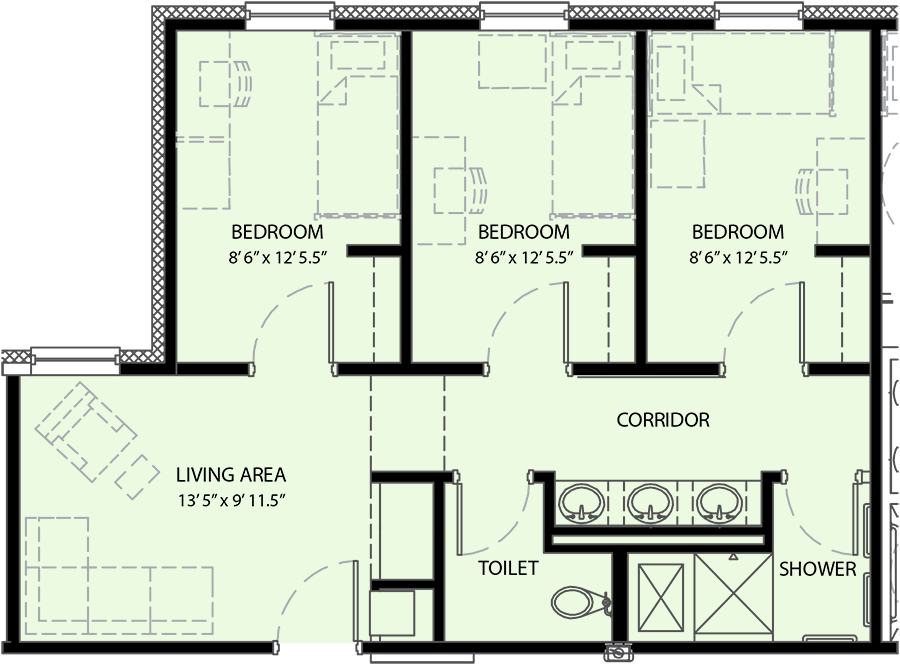
#> input picture images/FloorPlan6.png, 900 x 665 px, found by its file name
$ python Test.py
#> lines starting #> are read from the running program, lines starting #| are printed output that depends on the picture; after the words box and inside, x2 and y2 are one past the last pixel; in counts of white or black regions, pixels touching at a corner belong together
import numpy as np
import cv2


def skeleton(img):
    size = np.size(img)
    skel = np.zeros(img.shape, np.uint8)
    element = cv2.getStructuringElement(cv2.MORPH_CROSS, (2, 2))
    done = False

    while not done:
        eroded = cv2.erode(img, element)
        temp = cv2.dilate(eroded, element)
        temp = cv2.subtract(img, temp)
        skel = cv2.bitwise_or(skel, temp)
        img = eroded.copy()

        zeros = size - cv2.countNonZero(img)
        if zeros == size:
            done = True

        return skel


def dist(vertex1, vertex2):
    distance = (sum(np.absolute(vertex1 - vertex2) ** 2)) ** .5
    return distance


img = cv2.imread('K:\FloorplanToJson\images\FloorPlan6.png')
#> img is the input picture: shape (665, 900, 3); mean B, G, R 200.6, 217.4, 207.9
img1 = cv2.cvtColor(img, cv2.COLOR_BGR2GRAY)
ret, img2 = cv2.threshold(img1, 70, 255, cv2.THRESH_BINARY_INV)
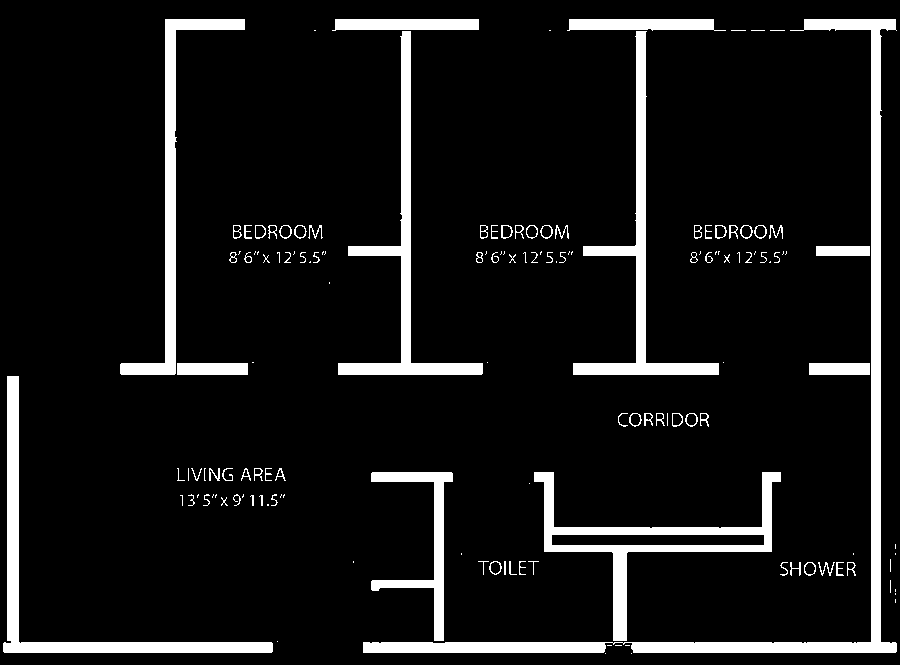
#> img2: shape (665, 900); 8.9% white; 146 white regions (61 under 20 px), largest, box (x1, y1, x2, y2) and area: (363, 19, 897, 653) 12718, (3, 376, 273, 653) 6148, (534, 472, 781, 641) 6114

element = cv2.getStructuringElement(cv2.MORPH_RECT, (2, 2))

# Erosion to remove noise
img3 = cv2.erode(img2, element, iterations=1)
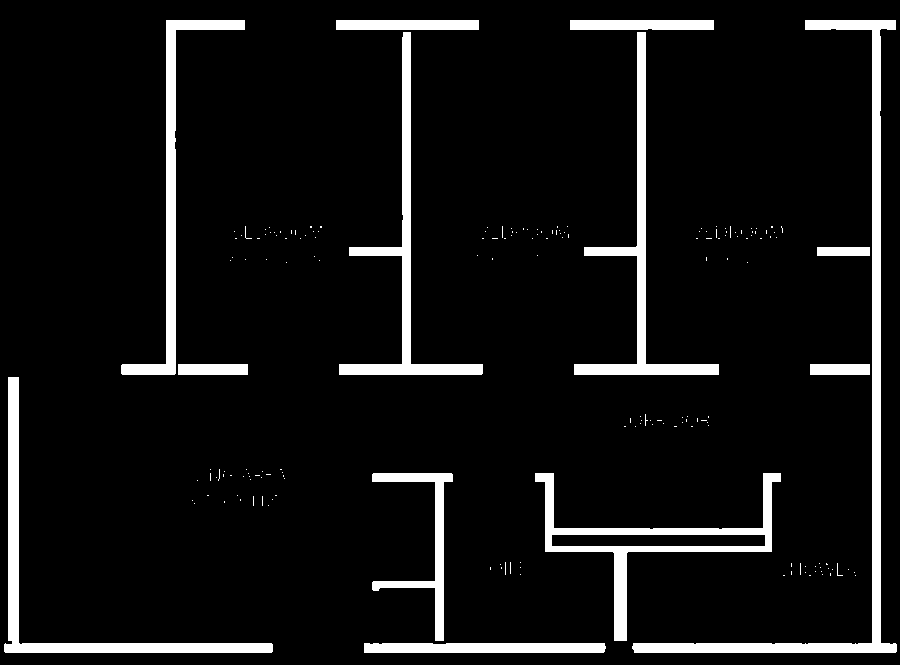
#> img3: shape (665, 900); 7.5% white; 185 white regions (172 under 20 px), largest, box (x1, y1, x2, y2) and area: (632, 20, 897, 653) 9025, (4, 377, 273, 653) 5596, (535, 473, 781, 641) 5419

# Closing to fill small holes inside foreground
kernel = np.ones((5, 5), np.uint8)
img4 = cv2.morphologyEx(img3, cv2.MORPH_CLOSE, kernel)
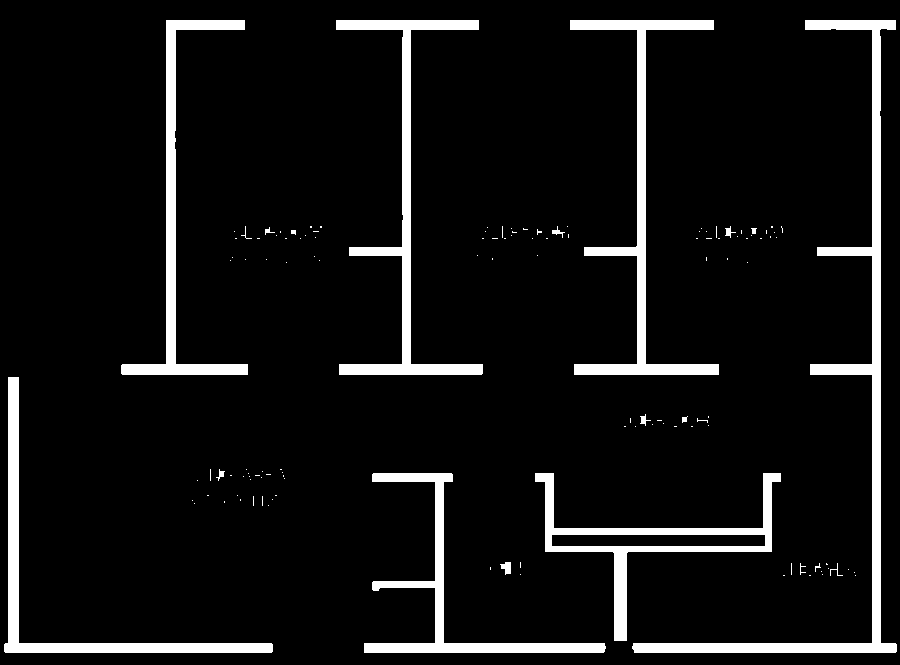
#> img4: shape (665, 900); 7.6% white; 129 white regions (110 under 20 px), largest, box (x1, y1, x2, y2) and area: (632, 20, 897, 653) 10220, (570, 20, 719, 375) 6519, (336, 20, 483, 375) 6484

# Thin the image
kernel = np.ones((2, 2), np.uint8)
img5 = cv2.erode(img4, kernel, iterations=2)
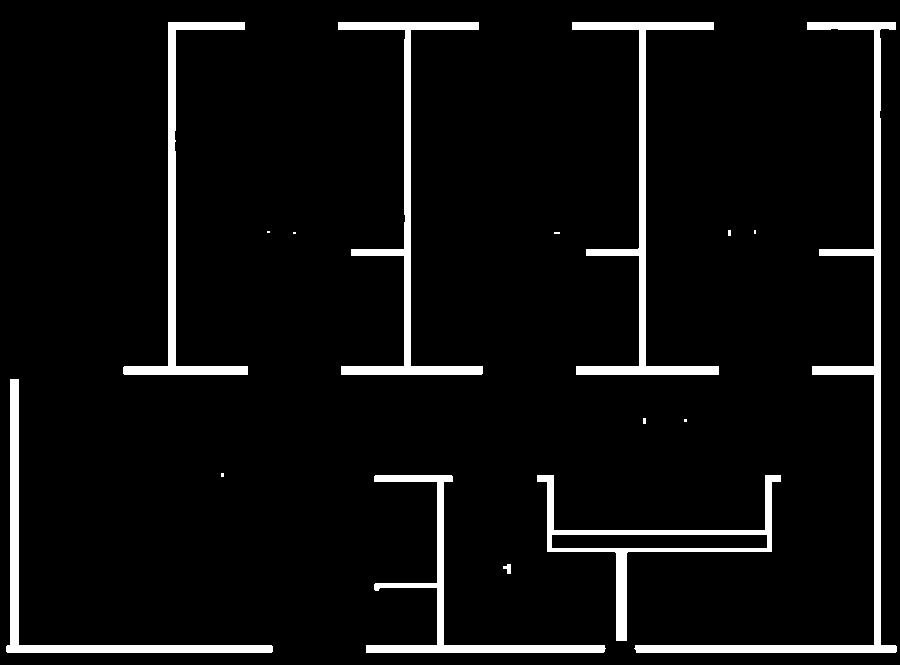
#> img5: shape (665, 900); 5.9% white; 16 white regions (8 under 20 px), largest, box (x1, y1, x2, y2) and area: (634, 22, 897, 653) 8022, (572, 22, 719, 375) 5147, (338, 22, 483, 375) 5112

# Obtain image skeleton
img6 = skeleton(img5)
#> in skeleton, `size = np.size(img)`: size = 598500
#> the loop in skeleton, `while not done:` made 1 pass
#> zeros on pass 1: 568011
#> pass 1, in skeleton, `eroded = cv2.erode(img, element)`:
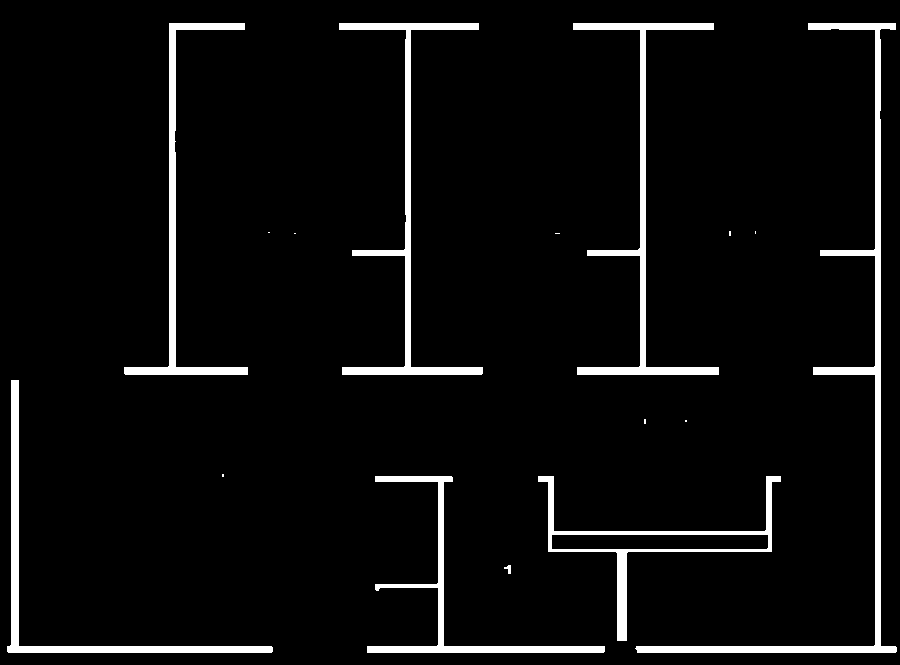
#> eroded: shape (665, 900); 5.1% white; 16 white regions (8 under 20 px), largest, box (x1, y1, x2, y2) and area: (635, 23, 897, 653) 6930, (573, 23, 719, 375) 4467, (339, 23, 483, 375) 4433
#> pass 1, in skeleton, `temp = cv2.subtract(img, temp)`:
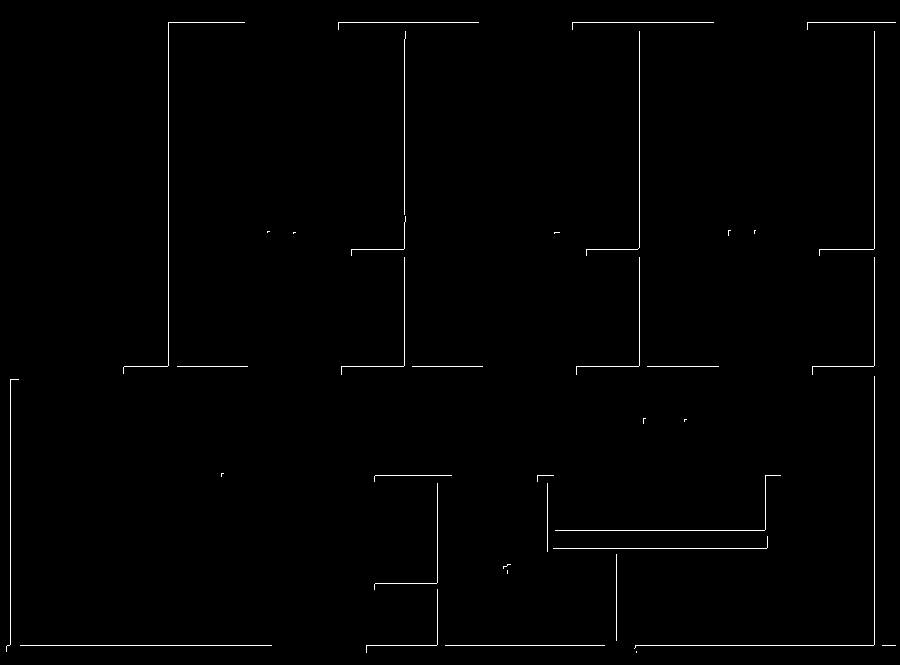
#> temp: shape (665, 900); 0.8% white in thin lines or dots

# cv2.imshow('img6', img6)

# Hough transform for line detection
minLineLength = 5
maxLineGap = 20
lines = cv2.HoughLinesP(img6, 1, np.pi / 180, 100, minLineLength, maxLineGap)
#> lines = 20 rows, first 6: [20, 645, 271, 645], [874, 248, 874, 31], [807, 22, 895, 22], [124, 366, 167, 366], [168, 365, 168, 22], [404, 214, 404, 39]

# print(lines)
"""
print(type(lines))
print(lines[0, 0, :])
print(lines.shape)
"""

# Reduce the number of closely spaced lines by comparing difference in their endpoints
newline = np.array([])
newline = np.hstack((newline, lines[0, 0, :]))
#> newline = [20, 645, 271, 645]
newline = newline[np.newaxis, :]
#> newline = [[20, 645, 271, 645]]
# print(newline)
for i in range(1, lines.shape[0]):
    flag = 0
    for j in range(newline.shape[0]):
        check = np.absolute(lines[i, 0, :] - newline[j, :])
        if (check < 10).all():
            newline[j, :] = (newline[j, :] + lines[i, 0, :]) / 2
            flag = 1
            break
    if flag == 0:
        newline = np.vstack((newline, lines[i, 0, :]))
#> this loop made 19 passes
#> newline on pass 1: [[20, 645, 271, 645], [874, 248, 874, 31]]
#> after the loop, newline has the same summary as lines

# print('newline:')
# print(newline)

newline = np.round(newline)
newline = newline.astype(int)

# print('lines=', lines.shape)
# print(lines)

# Remove duplicate corners
vertices = np.vstack((newline[:, 0:2], newline[:, 2:4]))
#> vertices = 40 pairs, first value 10 to 895, second value 22 to 645
k = 0
corners = np.array([])
corners = np.hstack((corners, vertices[0, :]))
#> corners = [20, 645]
corners = np.expand_dims(corners, axis=0)
#> corners = [[20, 645]]
print(corners.shape)
#| (1, 2)
for i in range(1, vertices.shape[0]):
    flag = 0
    for j in range(corners.shape[0]):
        vertex1 = vertices[i, :]
        vertex2 = corners[j, :]
        """
        print('i=', i, 'j=', j)
        print('vertex1', vertex1)
        print('vertex2', vertex2)
        print('dis', dist(vertex1, vertex2), '\n')
        """
        if dist(vertex1, vertex2) < 20:
            corners[j, :] = (vertex1 + vertex2) / 2
            flag = 1
            break

    if flag == 0:
        corners = np.vstack((corners, vertex1))
#> this loop made 39 passes
#> corners on passes 1 to 3: [[20, 645], [874, 248]], [[20, 645], [874, 248], [807, 22]], [[20, 645], [874, 248], [807, 22], [124, 366]]
#> after the loop, corners = 31 pairs, first value 10 to 895, second value 22 to 645

# corners[0, 0:3] = []
vertices = np.round(vertices)
vertices = vertices.astype(int)
corners = np.round(corners)
corners = corners.astype(int)

print('vertices=', vertices.shape)
#| vertices= (40, 2)
print(vertices)
#> (printed output is left out)

print('corners=', corners.shape)
#| corners= (31, 2)
print(corners)
#> (printed output is left out)

# Show detected lines with coordinate reduction algorithm
for [x1, y1, x2, y2] in newline:
    cv2.line(img, (x1, y1), (x2, y2), (0, 0, 255), 2)
#> this loop made 20 passes
#> (x1, y1, x2, y2) on passes 1 to 12: (20, 645, 271, 645), (874, 248, 874, 31), (807, 22, 895, 22), (124, 366, 167, 366), (168, 365, 168, 22), (404, 214, 404, 39), (341, 366, 403, 366), (639, 365, 639, 257), (10, 644, 10, 379), (338, 22, 478, 22), (555, 530, 764, 530), (553, 548, 766, 548)
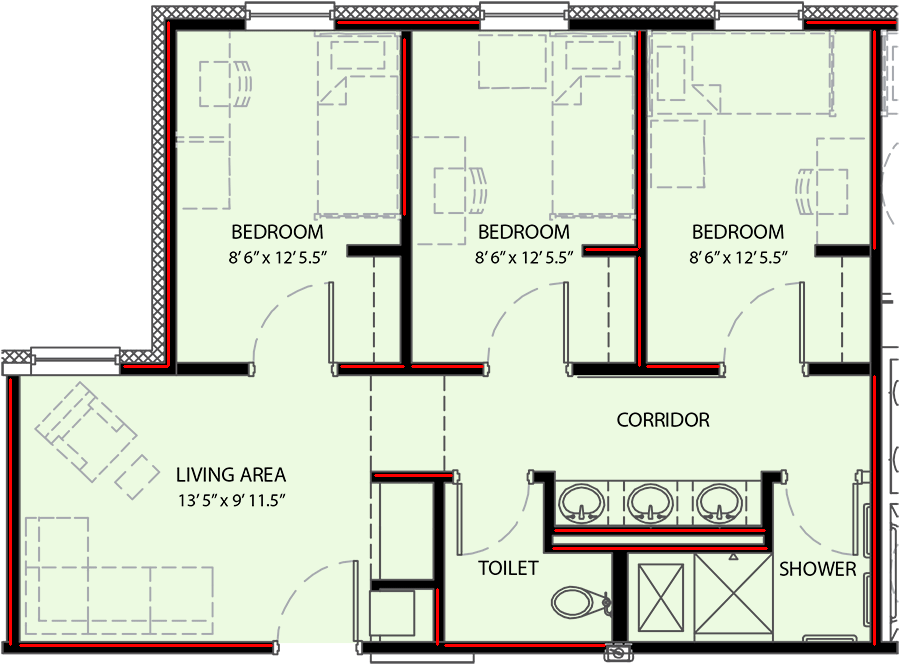
#> img: shape (665, 900, 3); mean B, G, R 200.6, 217.4, 211.8

# Show detected lines without coordinate reduction algorithm
img_copy = img
for [[x1, y1, x2, y2]] in lines:
    cv2.line(img_copy, (x1, y1), (x2, y2), (0, 0, 255), 2)


cv2.imshow('img4', img4)
cv2.imshow('img', img)
cv2.imshow('img_copy', img_copy)
cv2.waitKey(0)
